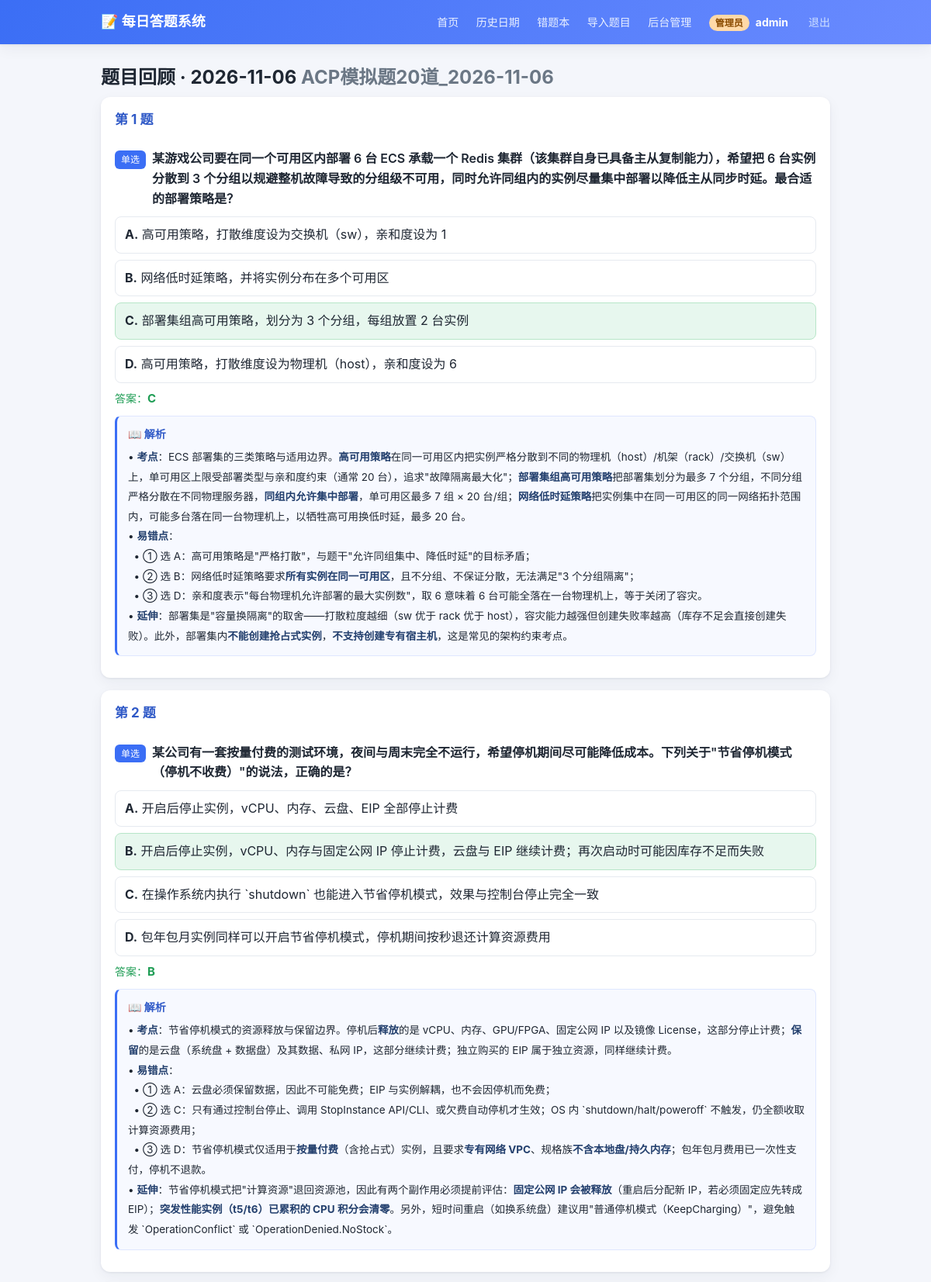
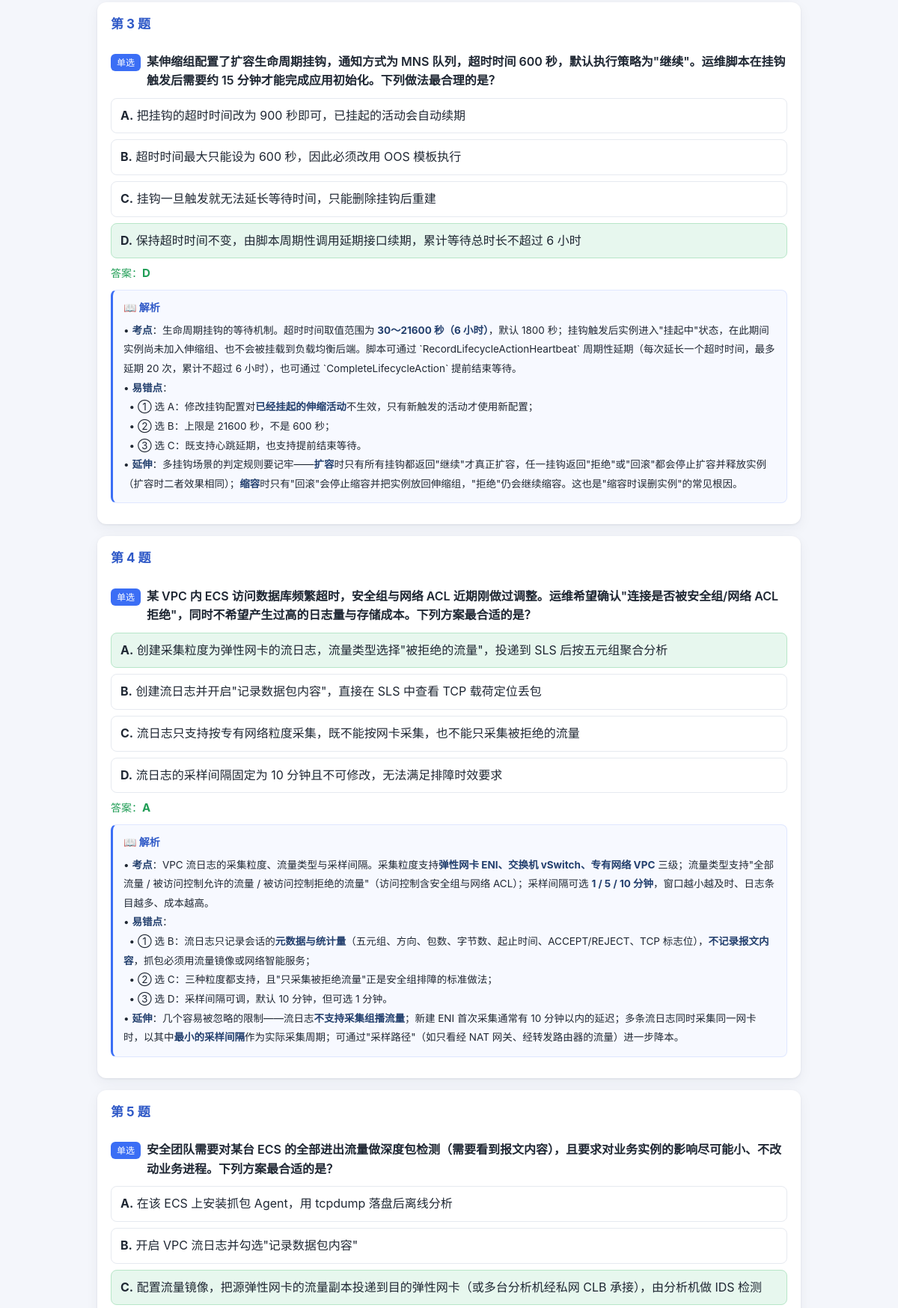
The app's page /date/2026-11-06 (signed in, upper part) with its own data (2 pictures, top to bottom).
### tables this page shows
CREATE TABLE users (
    id            INTEGER PRIMARY KEY AUTOINCREMENT,
    username      TEXT NOT NULL UNIQUE,
    password_hash TEXT NOT NULL,
    role          TEXT NOT NULL DEFAULT 'user',
    created_at    TEXT NOT NULL
);

CREATE TABLE daily_sets (
    id          INTEGER PRIMARY KEY AUTOINCREMENT,
    date        TEXT NOT NULL UNIQUE,
    title       TEXT NOT NULL,
    total_sets  INTEGER NOT NULL DEFAULT 0,
    status      TEXT NOT NULL DEFAULT 'pending',
    created_at  TEXT NOT NULL
);

CREATE TABLE questions (
    id           INTEGER PRIMARY KEY AUTOINCREMENT,
    daily_set_id INTEGER NOT NULL,
    set_index    INTEGER NOT NULL,
    type         TEXT NOT NULL,
    question     TEXT NOT NULL,
    options      TEXT NOT NULL,
    answer       TEXT NOT NULL,
    explanation  TEXT NOT NULL DEFAULT '',
    created_at   TEXT NOT NULL,
    FOREIGN KEY (daily_set_id) REFERENCES daily_sets(id) ON DELETE CASCADE
);

### app.py (the view)
@app.route("/date/<date>")
@login_required
def date_detail(date):
    s = models.get_daily_set_by_date(date)
    if not s:
        flash("该日期尚未导入题目", "error")
        return redirect(url_for("history"))
    rows = models.get_all_questions_by_set(s["id"])
    sets: dict[int, list[dict]] = {}
    for r in rows:
        sets.setdefault(r["set_index"], []).append(
            {
                "id": r["id"],
                "type": r["type"],
                "question": r["question"],
                "options": json.loads(r["options"]),
                "answer": json.loads(r["answer"]),
                "explanation": r["explanation"] if "explanation" in r.keys() else "",
            }
        )
    grouped = [{"set_index": k, "questions": v} for k, v in sorted(sets.items())]
    return render_template("date_detail.html", set_info=s, grouped=grouped)

### app.py (called while the page is built)
def _resolve_current_user() -> Optional[dict]:
    if hasattr(g, "auth_user"):
        return g.auth_user
    user: Optional[dict] = None
    raw_id = session.get("user_id")
    if raw_id:
        try:
            row = models.get_user(int(raw_id))
        except (TypeError, ValueError):
            row = None
        if row:
            user = dict(row)
            session["username"] = user["username"]
            session["role"] = user["role"]
        else:
            session.clear()
    g.auth_user = user
    return user

def login_required(view):
    @wraps(view)
    def wrapper(*args, **kwargs):
        if not _resolve_current_user():
            flash("登录状态已失效，请重新登录", "error")
            return redirect(url_for("login"))
        return view(*args, **kwargs)
    return wrapper

@app.context_processor
def inject_user():
    user = _resolve_current_user()
    if user:
        return {
            "current_user": {
                "id": user["id"],
                "username": user["username"],
                "role": user["role"],
            }
        }
    return {"current_user": None}

### models.py (called while the page is built)
def get_conn() -> sqlite3.Connection:
    conn = sqlite3.connect(DB_PATH)
    conn.row_factory = sqlite3.Row
    conn.execute("PRAGMA foreign_keys = ON")
    return conn

def get_user(user_id: int) -> Optional[sqlite3.Row]:
    conn = get_conn()
    row = conn.execute("SELECT * FROM users WHERE id = ?", (user_id,)).fetchone()
    conn.close()
    return row

def get_daily_set_by_date(date: str) -> Optional[sqlite3.Row]:
    conn = get_conn()
    row = conn.execute("SELECT * FROM daily_sets WHERE date = ?", (date,)).fetchone()
    conn.close()
    return row

def get_all_questions_by_set(set_id: int) -> list[sqlite3.Row]:
    conn = get_conn()
    rows = conn.execute(
        "SELECT * FROM questions WHERE daily_set_id = ? ORDER BY set_index, id",
        (set_id,),
    ).fetchall()
    conn.close()
    return rows

### quiz_logic.py (called while the page is built)
def explanation_to_html(text: Optional[str]) -> str:
    if not text or not text.strip():
        return ""
    out: list[str] = []
    for raw in text.splitlines():
        escaped = _html.escape(raw)
        escaped = _BOLD_RE.sub(r"<strong>\1</strong>", escaped)
        m = _BULLET_RE.match(escaped)
        if m:
            indent = m.group(1).replace(" ", "&nbsp;")
            out.append(f'<span class="exp-line">{indent}• {m.group(2)}</span>')
        else:
            out.append(f'<span class="exp-line">{escaped}</span>')
    return "<br>".join(out)

### templates/date_detail.html (shortened to what this page needs)
{% extends "base.html" %}
{% from '_macros.html' import explanation_block %}
{% block content %}
<h1 class="page-title">题目回顾 · {{ set_info.date }} <span class="muted">{{ set_info.title }}</span></h1>
{% for st in grouped %}
    <section class="quiz-set">
        <h2 class="set-title">第 {{ st.set_index }} 题</h2>
        {% for q in st.questions %}
            <div class="question">
                <p class="q-head">
                    <span class="q-type q-type-{{ q.type }}">{{ '单选' if q.type=='single' else ('多选' if q.type=='multiple' else '判断') }}</span>
                    <span class="q-text">{{ q.question }}</span>
                </p>
                <div class="options">
                    {% for letter, text in q.options.items() %}
                        <div class="option option-static {% if letter in q.answer %}option-correct{% endif %}">
                            <span><b>{{ letter }}.</b> {{ text }}</span>
                        </div>
                    {% endfor %}
                </div>
                <p class="answer-line">答案：<b>{{ q.answer | join('') }}</b></p>
                {{ explanation_block(q.explanation) }}
            </div>
        {% endfor %}
    </section>
{% endfor %}
{% endblock %}

### templates/base.html (shortened to what this page needs)
<!DOCTYPE html>
<html lang="zh-CN">
<head>
    <link rel="stylesheet" href="{{ url_for('static', filename='style.css') }}">
</head>
<body>
    <header class="topbar">
        <div class="topbar-inner">
            <a class="brand" href="{{ url_for('index') if current_user else url_for('login') }}">📝 每日答题系统</a>
            <nav class="nav">
                {% if current_user %}
                    <a href="{{ url_for('index') }}">首页</a>
                    <a href="{{ url_for('history') }}">历史日期</a>
                    <a href="{{ url_for('wrong_list') }}">错题本</a>
                    {% if current_user.role == 'admin' %}
                        <a href="{{ url_for('import_page') }}">导入题目</a>
                        <a href="{{ url_for('admin_dashboard') }}">后台管理</a>
                    {% endif %}
                    <span class="nav-user">
                        <span class="role-badge role-{{ current_user.role }}">{{ '管理员' if current_user.role == 'admin' else '用户' }}</span>
                        <b>{{ current_user.username }}</b>
                        <a class="nav-logout" href="{{ url_for('logout') }}">退出</a>
                    </span>
                {% else %}
                    <a href="{{ url_for('login') }}">登录</a>
                    <a href="{{ url_for('register') }}">注册</a>
                {% endif %}
            </nav>
        </div>
    </header>
    <main class="container">
        {% block content %}{% endblock %}
    </main>
</body>
</html>

### templates/_macros.html
{% macro explanation_block(text) %}
{% if text and text.strip() %}
<div class="explanation">
    <div class="exp-title">📖 解析</div>
    <div class="exp-body">{{ text | exp_html | safe }}</div>
</div>
{% endif %}
{% endmacro %}

### static/style.css (style rules this page uses)
:root { --bg: #f4f6fb; --card: #ffffff; --ink: #1f2733; --muted: #6b7785; --primary: #3b6ef5; --primary-d: #2f59c7; --ok: #1f9d55; --bad: #e2483a; --line: #e6eaf0; --shadow: 0 1px 3px rgba(20, 30, 50, .08), 0 6px 18px rgba(20, 30, 50, .05); }
* { box-sizing: border-box; }
body { margin: 0; font-family: -apple-system, BlinkMacSystemFont, "Segoe UI", "PingFang SC", "Microsoft YaHei", sans-serif; background: var(--bg); color: var(--ink); line-height: 1.6; }
.topbar { background: linear-gradient(120deg, #3b6ef5, #6a8bff); color: #fff; box-shadow: var(--shadow); }
.topbar-inner { max-width: 980px; margin: 0 auto; padding: 14px 20px; display: flex; align-items: center; justify-content: space-between; }
.brand { color: #fff; font-weight: 700; font-size: 18px; text-decoration: none; }
.nav a { color: #eaf0ff; text-decoration: none; margin-left: 18px; font-size: 14px; }
.container { max-width: 980px; margin: 0 auto; padding: 24px 20px 60px; }
.page-title { font-size: 24px; margin: 0 0 6px; }
.muted { color: var(--muted); }
.quiz-set { background: var(--card); border-radius: 12px; padding: 16px 18px; margin-bottom: 16px; box-shadow: var(--shadow); }
.set-title { font-size: 17px; margin: 0 0 12px; color: var(--primary-d); }
.question { padding: 12px 0; border-bottom: 1px dashed var(--line); }
.question:last-child { border-bottom: none; }
.q-head { margin: 0 0 10px; display: flex; gap: 8px; align-items: baseline; }
.q-text { font-weight: 600; }
.q-type { font-size: 12px; padding: 2px 8px; border-radius: 6px; color: #fff; background: #7a8aa0; white-space: nowrap; }
.q-type-single { background: #3b6ef5; }
.options { display: flex; flex-direction: column; gap: 8px; }
.option { display: flex; align-items: center; gap: 10px; padding: 10px 12px; border: 1px solid var(--line); border-radius: 8px; cursor: pointer; transition: .12s; }
.option-static.option-correct { background: #e7f7ee; border-color: #b7e6c8; }
.answer-line { margin: 8px 0 0; color: var(--ok); font-size: 14px; }
.answer-line b { font-size: 15px; }
.explanation { margin-top: 10px; padding: 12px 14px; background: #f7f9ff; border: 1px solid #dfe7ff; border-left: 3px solid var(--primary); border-radius: 8px; }
.exp-title { font-weight: 700; color: var(--primary-d); font-size: 14px; margin-bottom: 6px; }
.exp-body { color: var(--ink); font-size: 13.5px; line-height: 1.9; word-break: break-word; }
.exp-line { display: inline; }
.explanation strong { color: #24406e; }
.nav-user { margin-left: 18px; display: inline-flex; align-items: center; gap: 8px; color: #eaf0ff; font-size: 14px; }
.nav-user b { color: #fff; }
.nav-logout { color: #cfe0ff !important; margin-left: 4px; }
.role-badge { display: inline-block; padding: 1px 8px; border-radius: 999px; font-size: 12px; font-weight: 600; }
.role-badge.role-admin { background: #ffd9a8; color: #8a4b00; }

### records on screen
users: role "管理员", username "admin"
daily_sets: date "2026-11-06", title "ACP模拟题20道_2026-11-06"
questions: type "单选", question "某游戏公司要在同一个可用区内部署 6 台 ECS 承载一个 Redis 集群（该集群自身已具备主从复制能力），希望把 6 台实例分散到 3 个分组以规避整机故障导致的分组级不可用，同时允许同组内的实例尽量集中部署以降低主从同步时延。最合适的部署策略是？", options "A" "B" "C" "D", options "高可用策略，打散维度设为交换机（sw），亲和度设为 1" "网络低时延策略，并将实例分布在多个可用区" "部署集组高可用策略，划分为 3 个分组，每组放置 2 台实例" "高可用策略，打散维度设为物理机（host），亲和度设为 6", answer "C", explanation "• 考点 ：ECS 部署集的三类策略与适用边界。 高可用策略 在同一可用区内把实例严格分散到不同的物理机（host）/机架（rack）/交换机（sw）上，单可用区上限受部署类型与亲和度约束（通常 20 台），追求\"故障隔离最大化\"； 部署集组高可用策略 把部署集划分为最多 7 个分组，不同分组严格分散在不同物理服务器， 同组内允许集中部署 ，单可用区最多 7 组 × 20 台/组； 网络低时延策略 把实例集中在同一可用区的同一网络拓扑范围内，可能多台落在同一台物理机上，以牺牲高可用换低时延，最多 20 台。 • 易错点 ： • ① 选 A：高可用策略是\"严格打散\"，与题干\"允许同组集中、降低时延\"的目标矛盾； • ② 选 B：网络低时延策略要求 所有实例在同一可用区 ，且不分组、不保证分散，无法满足\"3 个分组隔离\"； • ③ 选 D：亲和度表示\"每台物理机允许部署的最大实例数\"，取 6 意味着 6 台可能全落在一台物理机上，等于关闭了容灾。 • 延伸 ：部署集是\"容量换隔离\"的取舍——打散粒度越细（sw 优于 rack 优于 host），容灾能力越强但创建失败率越高（库存不足会直接创建失败）。此外，部署集内 不能创建抢占式实例 ， 不支持创建专有宿主机 ，这是常见的架构约束考点。"
questions: type "单选", question "某公司有一套按量付费的测试环境，夜间与周末完全不运行，希望停机期间尽可能降低成本。下列关于\"节省停机模式（停机不收费）\"的说法，正确的是？", options "A" "B" "C" "D", options "开启后停止实例，vCPU、内存、云盘、EIP 全部停止计费" "开启后停止实例，vCPU、内存与固定公网 IP 停止计费，云盘与 EIP 继续计费；再次启动时可能因库存不足而失败" "在操作系统内执行 `shutdown` 也能进入节省停机模式，效果与控制台停止完全一致" "包年包月实例同样可以开启节省停机模式，停机期间按秒退还计算资源费用", answer "B", explanation "• 考点 ：节省停机模式的资源释放与保留边界。停机后 释放 的是 vCPU、内存、GPU/FPGA、固定公网 IP 以及镜像 License，这部分停止计费； 保留 的是云盘（系统盘 + 数据盘）及其数据、私网 IP，这部分继续计费；独立购买的 EIP 属于独立资源，同样继续计费。 • 易错点 ： • ① 选 A：云盘必须保留数据，因此不可能免费；EIP 与实例解耦，也不会因停机而免费； • ② 选 C：只有通过控制台停止、调用 StopInstance API/CLI、或欠费自动停机才生效；OS 内 `shutdown/halt/poweroff` 不触发，仍全额收取计算资源费用； • ③ 选 D：节省停机模式仅适用于 按量付费 （含抢占式）实例，且要求 专有网络 VPC 、规格族 不含本地盘/持久内存 ；包年包月费用已一次性支付，停机不退款。 • 延伸 ：节省停机模式把\"计算资源\"退回资源池，因此有两个副作用必须提前评估： 固定公网 IP 会被释放 （重启后分配新 IP，若必须固定应先转成 EIP）； 突发性能实例（t5/t6）已累积的 CPU 积分会清零 。另外，短时间重启（如换系统盘）建议用\"普通停机模式（KeepCharging）\"，避免触发 `OperationConflict` 或 `OperationDenied.NoStock`。"
questions: type "单选", question "某伸缩组配置了扩容生命周期挂钩，通知方式为 MNS 队列，超时时间 600 秒，默认执行策略为\"继续\"。运维脚本在挂钩触发后需要约 15 分钟才能完成应用初始化。下列做法最合理的是？", options "A" "B" "C" "D", options "把挂钩的超时时间改为 900 秒即可，已挂起的活动会自动续期" "超时时间最大只能设为 600 秒，因此必须改用 OOS 模板执行" "挂钩一旦触发就无法延长等待时间，只能删除挂钩后重建" "保持超时时间不变，由脚本周期性调用延期接口续期，累计等待总时长不超过 6 小时", answer "D", explanation "• 考点 ：生命周期挂钩的等待机制。超时时间取值范围为 30～21600 秒（6 小时） ，默认 1800 秒；挂钩触发后实例进入\"挂起中\"状态，在此期间实例尚未加入伸缩组、也不会被挂载到负载均衡后端。脚本可通过 `RecordLifecycleActionHeartbeat` 周期性延期（每次延长一个超时时间，最多延期 20 次，累计不超过 6 小时），也可通过 `CompleteLifecycleAction` 提前结束等待。 • 易错点 ： • ① 选 A：修改挂钩配置对 已经挂起的伸缩活动 不生效，只有新触发的活动才使用新配置； • ② 选 B：上限是 21600 秒，不是 600 秒； • ③ 选 C：既支持心跳延期，也支持提前结束等待。 • 延伸 ：多挂钩场景的判定规则要记牢—— 扩容 时只有所有挂钩都返回\"继续\"才真正扩容，任一挂钩返回\"拒绝\"或\"回滚\"都会停止扩容并释放实例（扩容时二者效果相同）； 缩容 时只有\"回滚\"会停止缩容并把实例放回伸缩组，\"拒绝\"仍会继续缩容。这也是\"缩容时误删实例\"的常见根因。"
questions: type "单选", question "某 VPC 内 ECS 访问数据库频繁超时，安全组与网络 ACL 近期刚做过调整。运维希望确认\"连接是否被安全组/网络 ACL 拒绝\"，同时不希望产生过高的日志量与存储成本。下列方案最合适的是？", options "A" "B" "C" "D", options "创建采集粒度为弹性网卡的流日志，流量类型选择\"被拒绝的流量\"，投递到 SLS 后按五元组聚合分析" "创建流日志并开启\"记录数据包内容\"，直接在 SLS 中查看 TCP 载荷定位丢包" "流日志只支持按专有网络粒度采集，既不能按网卡采集，也不能只采集被拒绝的流量" "流日志的采样间隔固定为 10 分钟且不可修改，无法满足排障时效要求", answer "A", explanation "• 考点 ：VPC 流日志的采集粒度、流量类型与采样间隔。采集粒度支持 弹性网卡 ENI、交换机 vSwitch、专有网络 VPC 三级；流量类型支持\"全部流量 / 被访问控制允许的流量 / 被访问控制拒绝的流量\"（访问控制含安全组与网络 ACL）；采样间隔可选 1 / 5 / 10 分钟 ，窗口越小越及时、日志条目越多、成本越高。 • 易错点 ： • ① 选 B：流日志只记录会话的 元数据与统计量 （五元组、方向、包数、字节数、起止时间、ACCEPT/REJECT、TCP 标志位）， 不记录报文内容 ，抓包必须用流量镜像或网络智能服务； • ② 选 C：三种粒度都支持，且\"只采集被拒绝流量\"正是安全组排障的标准做法； • ③ 选 D：采样间隔可调，默认 10 分钟，但可选 1 分钟。 • 延伸 ：几个容易被忽略的限制——流日志 不支持采集组播流量 ；新建 ENI 首次采集通常有 10 分钟以内的延迟；多条流日志同时采集同一网卡时，以其中 最小的采样间隔 作为实际采集周期；可通过\"采样路径\"（如只看经 NAT 网关、经转发路由器的流量）进一步降本。"
questions: type "单选", question "安全团队需要对某台 ECS 的全部进出流量做深度包检测（需要看到报文内容），且要求对业务实例的影响尽可能小、不改动业务进程。下列方案最合适的是？", options "A" "B" "C", options "在该 ECS 上安装抓包 Agent，用 tcpdump 落盘后离线分析" "开启 VPC 流日志并勾选\"记录数据包内容\"" "配置流量镜像，把源弹性网卡的流量副本投递到目的弹性网卡（或多台分析机经私网 CLB 承接），由分析机做 IDS 检测"

### other values on screen
{{ st.set_index }} "1" "2" "3" "4" "5"
